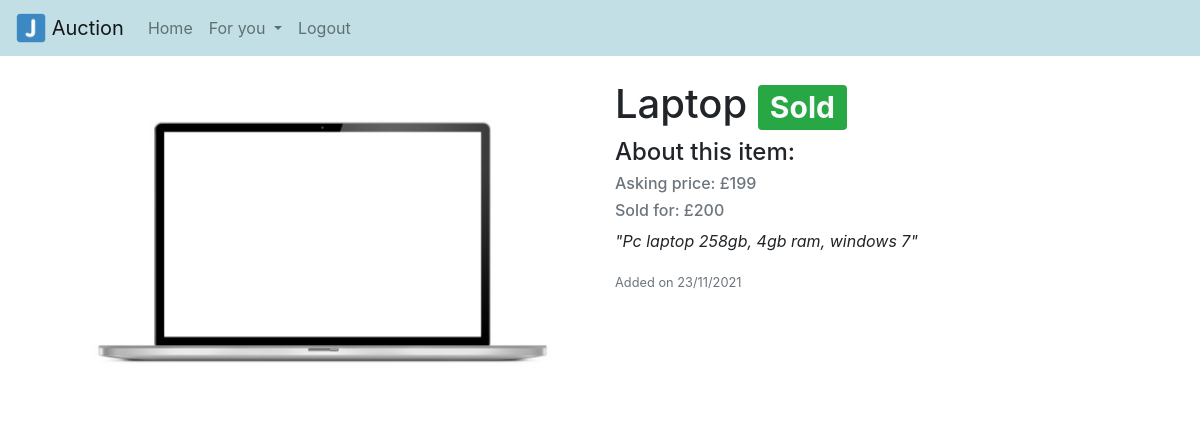
The page /item/3 (signed in) on the database its author committed.
### auction/database_models.py (models this page shows)
class Item(db.Model): # class that stores info about each item on the system
    item_id = db.Column(db.Integer, primary_key=True) # primary key id number
    item_name = db.Column(db.String(150))
    description = db.Column(db.String(500))
    price = db.Column(db.Integer)
    current_bid = db.Column(db.Integer, default=0)
    item_image = db.Column(db.Text())
    date = db.Column(db.DateTime, server_default=func.now()) # defaults the datetime to now
    auction_end = db.Column(db.DateTime)
    sold = db.Column(db.Boolean(), default=False)
    sold_to = db.Column(db.Integer, default=0)
    user_id = db.Column(db.Integer, db.ForeignKey('user.id')) # must pass a valid id of an existing user to this object, 1 to many

### auction/routes.py (the view)
@routes.route("/item/<int:item_id>", methods=['GET', 'POST'])
@login_required
def item_info(item_id): # route shows users a dedicated page for each item, with all its information
    user = current_user
    users = User.query.all() # gets all users
    item = Item.query.filter_by(item_id=item_id).first() # finds the item the user clicked ons information
    dt = datetime.now()
    if item.sold == True:
        return render_template("item_sold.html", user=current_user, users=users, item=item)
    elif dt > item.auction_end:
        return render_template("item_expired.html", user=current_user, users=users, item=item)
    elif item.sold == False:
        return render_template("item.html", user=current_user, users=users, item=item)

### auction/templates/item_sold.html
{% extends "base.html"%}
{% block body %}
<div class="container">
  <div class="row">
    <div class="col-md-6">
      <img src="/static/images/{{item.item_id}}.jpg" class="img-fluid">
    </div>
    <div class="col-md-6">
      <h1>{{item.item_name}} <span class="badge bg-success text-light">Sold</span></h1>
      <h4>About this item:</h4>
      <h6 class="text-muted">Asking price: £{{item.price}}</h6>
      <h6 class="text-muted">Sold for: £{{item.current_bid}}</h6>
      <p><em>"{{item.description}}"</em></p>
      <p><small class="text-muted">Added on {{item.date.strftime("%d/%m/%Y")}}</small></p>
    </div>
  </div>
</div>
{% endblock %}

### rows shown on the page
Item: item_name "Laptop", price "199", current_bid "200", description "Pc laptop 258gb, 4gb ram, windows 7", date "23/11/2021"
